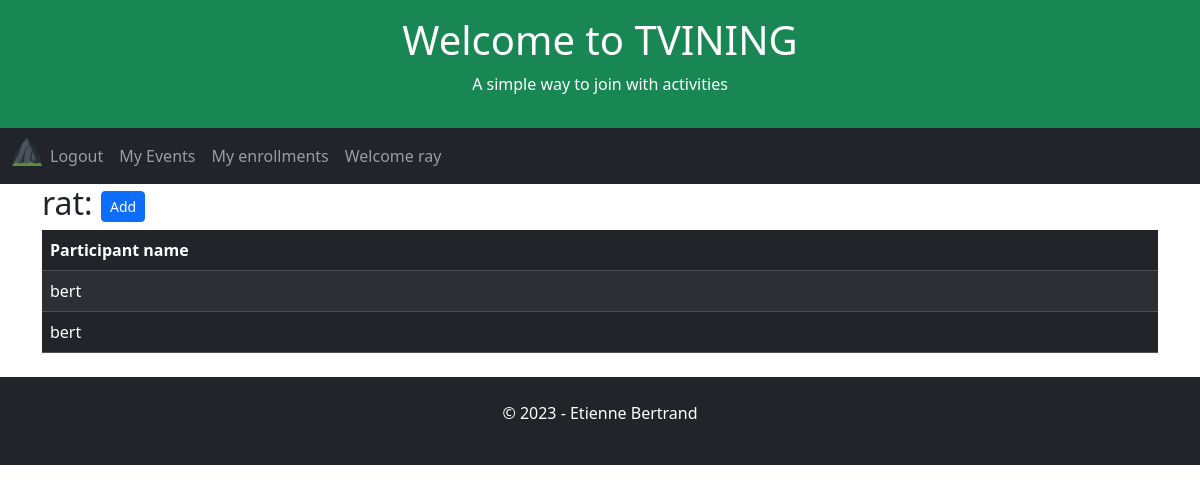
Page /event-enrollment/28 (signed in) on the committed database.
### app/models.py (models this page shows, shortened)
class User(UserMixin, db.Model):
    id = db.Column(db.Integer, primary_key=True)
    username = db.Column(db.String(64), index=True, unique=True)
    email = db.Column(db.String(120), index=True, unique=True)
    password_hash = db.Column(db.String(128))

class Event(db.Model):
    id = db.Column(db.Integer, primary_key=True)
    user_id = db.Column(db.Integer, db.ForeignKey('user.id', name='fk_event_user'), nullable=False)
    title = db.Column(db.String(255), nullable=False)
    date = db.Column(db.DateTime, index=True, default=datetime.utcnow)

class Enrollment(db.Model):
    id = db.Column(db.Integer, primary_key=True)
    user_id = db.Column(db.Integer, db.ForeignKey('user.id', name='fk_enrollment_user'), nullable=False)
    event_id = db.Column(db.Integer, db.ForeignKey('event.id', name='fk_enrollment_event'), nullable=False)
    date = db.Column(db.DateTime, index=True, default=datetime.utcnow)

### app/routes.py (the view)
@app.route('/event-enrollment', methods=['GET'])
@app.route('/event-enrollment/<event_id>', methods=['GET'])
@login_required
def eventEnrollments(event_id=0):
    global appName, appSlogan, appTitle, db
    eventEnrollments = db.session.query(
        Enrollment.id,
        Event.title,
        Event.date,
        User.username.label('enroller'),
    ).outerjoin(User, User.id == Enrollment.user_id
    ).outerjoin(Event, Enrollment.event_id == Event.id
    ).filter(Event.id == event_id
    ).all()
    eventTitle = eventEnrollments[0].title
    return render_template(
        'event-enrollments.html',
        appName=appName,
        appTitle=appTitle,
        appSlogan=appSlogan,
        eventTitle=eventTitle,
        eventEnrollments=eventEnrollments,
        )

### app/models.py (called while the page is built)
@login.user_loader
def load_user(id):
    return User.query.get(int(id))

### app/templates/event-enrollments.html
{% extends "home.html" %}
{% block content %}
    <h2>{{ eventTitle }}: <button type="button" class="btn btn-primary btn-sm">Add</button></h2>
        <table class="table table-dark table-hover table-striped table-responsive-sm">
            <thead>
            <tr>
                <th>Participant name</th>
            </tr>
            </thead>
            <tbody>
                {% for enrollment in eventEnrollments %}
                    <tr>
                        <td>{{ enrollment.enroller }}</td>
                    </tr>
                {% endfor %}
            </tbody>
        </table>
{% endblock %}

### app/templates/home.html (shortened to what this page needs)
<!DOCTYPE html>
<html lang="en">
<head>
    <link href="https://cdn.jsdelivr.net/npm/bootstrap@5.3.2/dist/css/bootstrap.min.css" rel="stylesheet">
</head>
<body>
    <div class="p-3 bg-success text-white text-center">
    {% if appTitle %}
        <h1>{{ appTitle }}</h1>
        {% else %}
        <h1>hard coded appTitle xyz</h1>
    {% endif %}
    {% if appSlogan %}
        <p>{{ appSlogan }}</p>
        {% else %}
        <p>hard coded appSlogan xyz</p>
    {% endif %}
    </div>
    <nav class="navbar navbar-expand-lg bg-dark navbar-dark">
        <div class="container-fluid">
            <div class="collapse navbar-collapse" id="navbarNav">
            <ul class="navbar-nav">
                <li class="nav-item">
                    <a class="nav-brand" href="{{ url_for('index') }}">
                        <img src="{{ url_for('static', filename='/favicon_io/favicon-32x32.png') }}" width="30" height="30" alt="">
                    </a>
                </li>
                {% if current_user.is_anonymous %}
                <li class="nav-item">
                <a class="nav-link" href="{{ url_for('login') }}">Login</a>
                </li>
                <li class="nav-item">
                    <a class="nav-link" href="{{ url_for('register') }}">Subscribe</a>
                </li>
                {% else %}
                <li class="nav-item">
                    <a class="nav-link" href="{{ url_for('logout') }}">Logout</a>
                </li>
                <li class="nav-item">
                    <a class="nav-link" href="{{ url_for('userEvents') }}">My Events</a>
                </li>
                <li class="nav-item">
                    <a class="nav-link" href="{{ url_for('userEnrollments') }}">My enrollments</a>
                </li>
                <li class="nav-item">
                    <a class="nav-link" href="{{ url_for('index') }}">Welcome {{ current_user.username }}</a>
                </li>
                {% endif %}
            </ul>
            </div>
        </div>
    </nav>
    <div class="container">
        {% block content %}{% endblock %}
    </div>
    <div class="mt-4 p-4 bg-dark text-white text-center">
    <p>© 2023 - Etienne Bertrand</p>
    </div>
</body>
</html>

### rows in the picture
User: username "ray"
Event: title "rat"
Enrollment: enroller "bert"
Enrollment: enroller "bert"

### other values in the picture
{{ appTitle }} "Welcome to TVINING"
{{ appSlogan }} "A simple way to join with activities"
